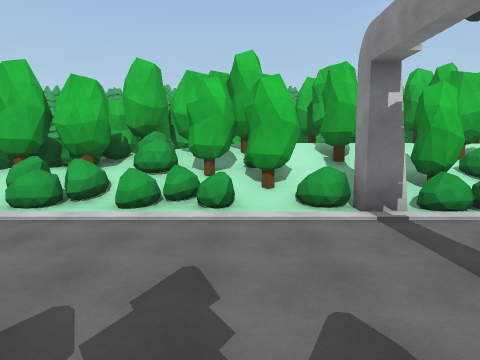
[1] (above)

24 first-person views from a walk through a Unity game level. The camera is 1.4 m above the floor, tilts 6° down and sees 70° across. The floor is counted in squares, 2 m on a side. Each view is taken from the middle of a square. On the plan, view 1 faces up. The plan holds only what a view shows up to about 11 squares ahead; the rest is blank. The place goes on beyond the plan. The player is left out.

[2]
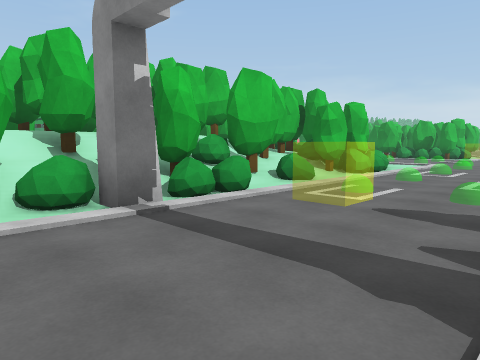

[3]
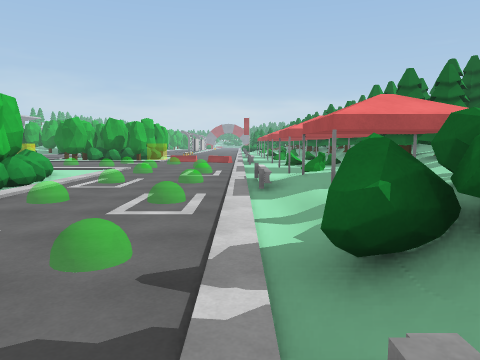

[4]
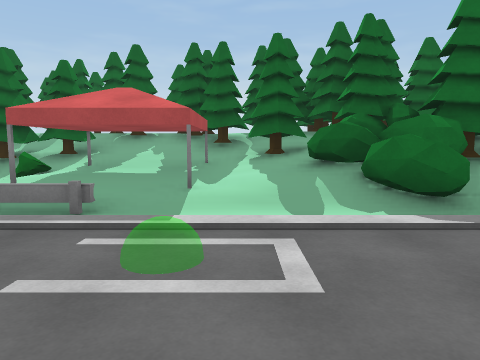

[5]
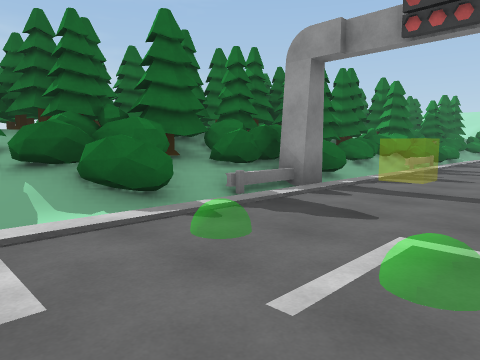

[6]
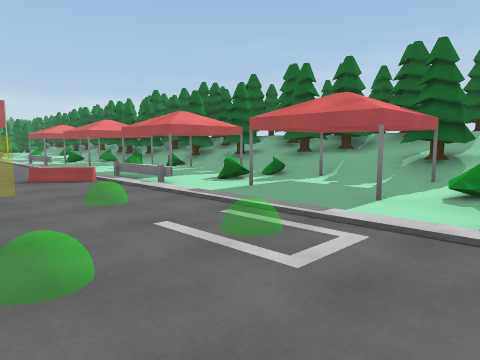

[7]
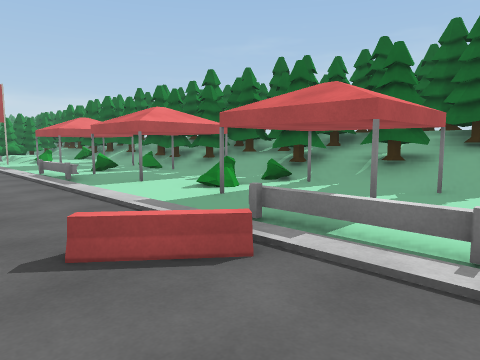

[8]
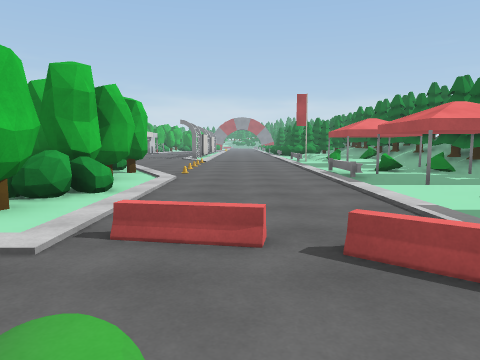

[9]
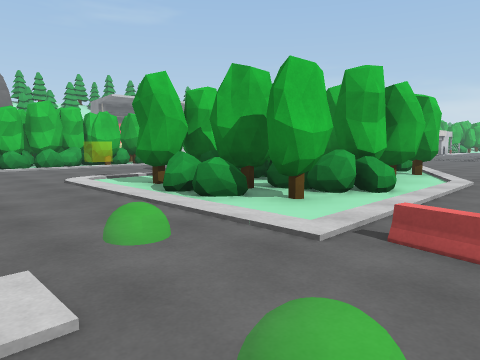

[10]
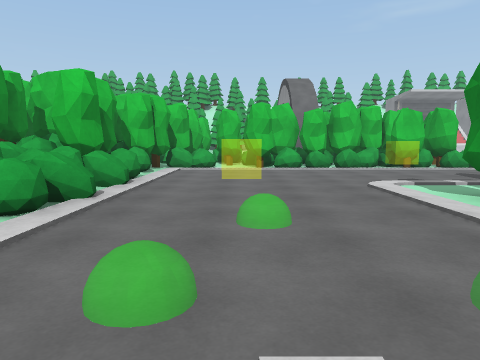

[11]
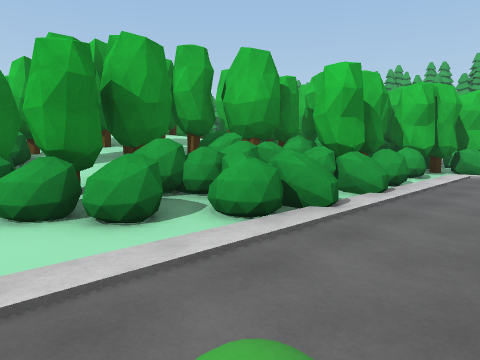

[12]
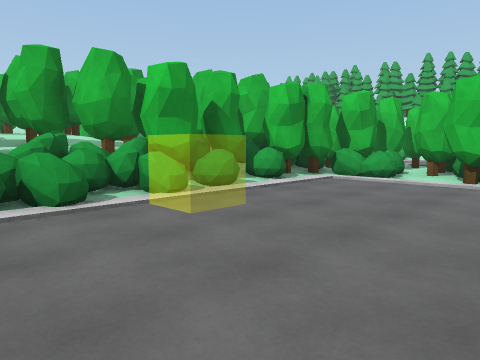

[13]
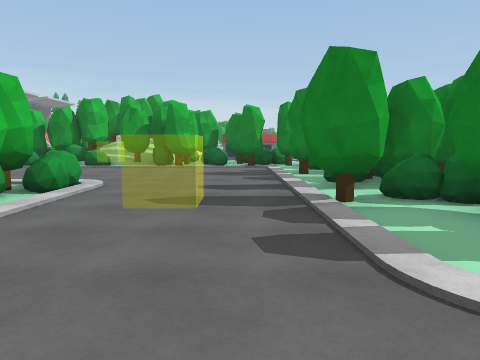

[14]
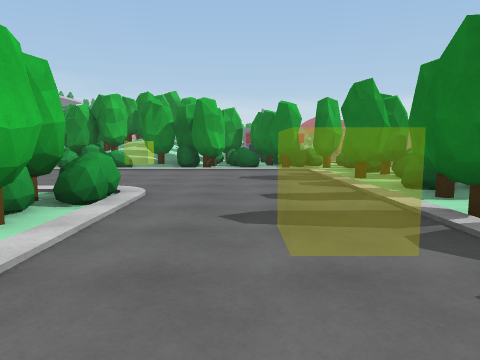

[15]
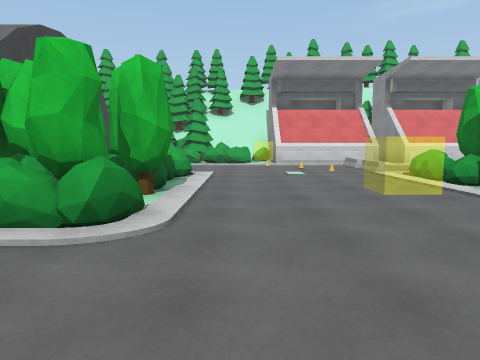

[16]
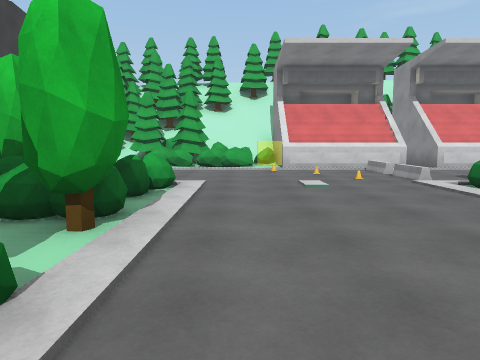

[17]
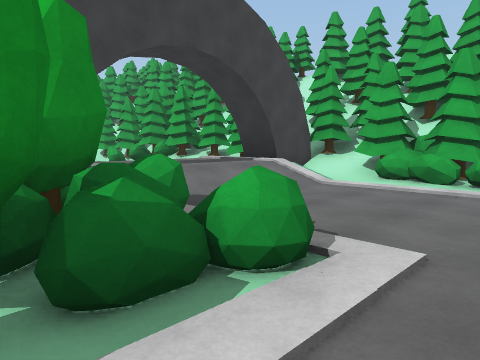

[18]
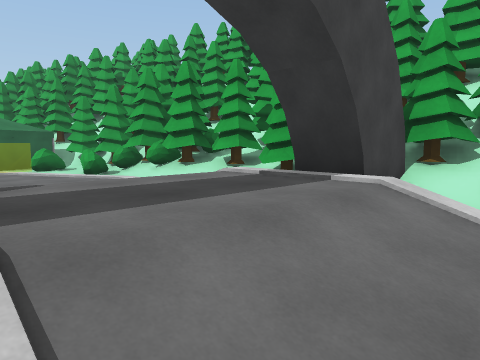

[19]
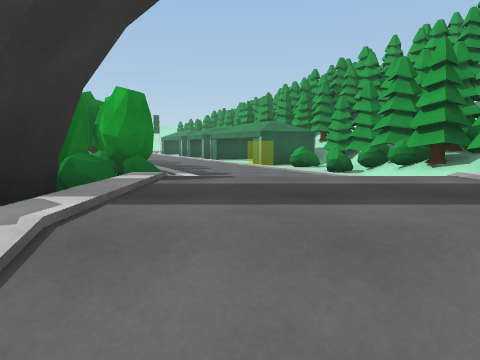

[20]
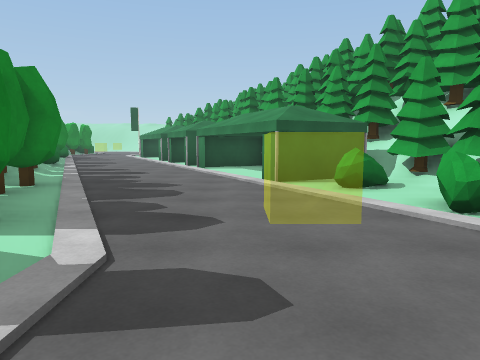

[21]
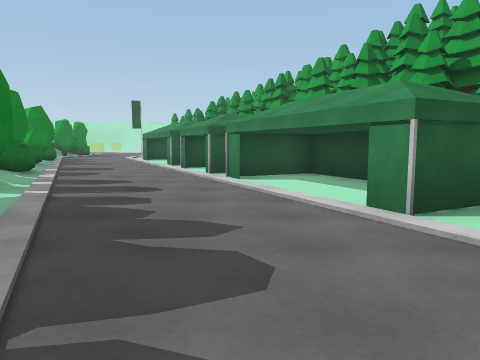

[22]
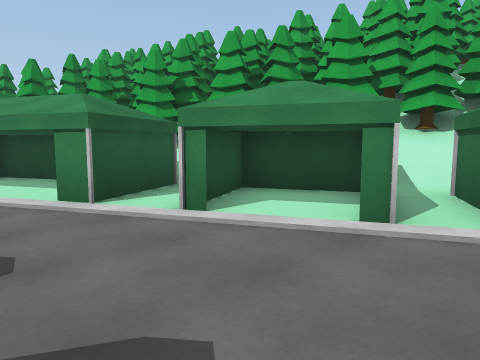

[23]
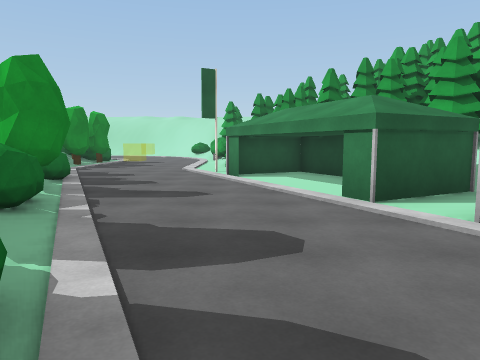

[24]
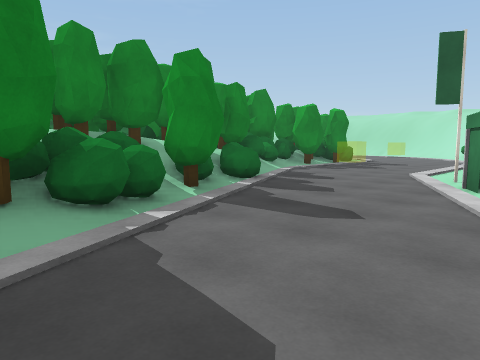

### Floor plan
Key: @ floor where view 1 was taken; # wall or solid block; . main floor; : floor 0.25 m higher than the main floor; + floor 0.5 m higher than the main floor; * floor 0.75 m higher than the main floor; % floor 1.25 m higher than the main floor; & floor 1.5 m higher than the main floor; $ floor 1.75 m higher than the main floor; / step, stairs or slope; = window, fence, low wall or low ledge; T tree; B bush; E tent; F flag; O other object.
Columns run from 8 left of view 1 to 27 right of it. Each row starts with its distance up from view 1.
 27                           ##
 26                     TTT  T#TT
 25         OT         TTTTT  TTBB
 24        #TTTT     #T# BTTT #/BBBB.
 23         TTT#   TTTTB/BT/ ##/.....OOO
 22     #  TTTTT##  #B....  /**/.......
 21    OTTTTTT =#...#...... /**/........
 20   OTTTTTT:EE#........ ../**/.... ../
 19   TTTTT #E.E##......... ////.BB..../
 18  OOTTT  #EE..........TBBT##OTB.....B
 17  OTT##..#.E......TTTTBO T   TT....BT
 16     #............TTTTTB    TTBB....T
 15     ##......../TOOTTBTB.OTTOBT.....T
 14 ....F.......B/   TOOBTB.BBB.TBB. ..T
 13 ..........B B  OO OTT..............T
 12 ... ...BTBB   OTT TOB...............
 11  .....B TBOTTOOTTTTBBB.............B
 10   ./BOBTTTTTTTTO&%TBBB......T.B.T..T
  9    OBTTTTTTTTTTOTTBBB.......T.T.BTBT
  8    OTTBTTTTOOTTTTTTBBB. ..TBBBOOOTB
  7    BBTBTOOT%TTTTTTTB...:..BBOBTTO
  6    BBTBBTT  BTB/TOBBB......TTT T....
  5     .BB.BB#BB.B..BB.........B.T.....
  4      ................. ............
  3       .............................
  2    ........ .:......+.:..+.........
  1    .......O.............OO....O.O...
  0    OBBOB@BBB/B////E/..E........E.E..
 -1      TO  TTTBBB/EE+B...B...B....B..
 -2        T # TTTT/EE+B..E....E....BE.
 -3       TO T  TTT////TT//T/TTTT//TTT/
 -4             TTTTT//TT/TTTTTTTTTTOTT
 -5            TTTTTTTT$TTTOOTTT### O
 -6             OOTTTTTTTTTO TTTT T
 -7             OOOOT TTTTT   TT

Positions as (right, up) in squares from view 1, and headings:
1: (0, 0), facing up
2: (0, 1), facing up-right
3: (3, 1), facing right
4: (7, 4), facing down
5: (7, 4), facing down-left
6: (10, 4), facing down-right
7: (15, 3), facing down-right
8: (15, 3), facing right
9: (15, 3), facing up-right
10: (15, 4), facing up
11: (15, 5), facing up-left
12: (17, 7), facing up-left
13: (16, 11), facing right
14: (17, 12), facing right
15: (23, 11), facing up
16: (23, 13), facing up
17: (23, 17), facing up-left
18: (20, 19), facing up-left
19: (20, 20), facing left
20: (15, 20), facing left
21: (12, 19), facing left
22: (5, 15), facing up-left
23: (5, 15), facing left
24: (3, 16), facing down-left
